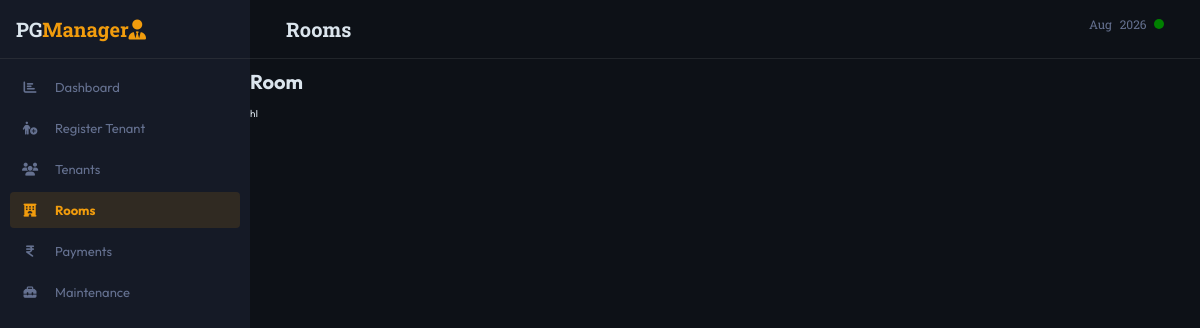
Before: /room with the older database file.
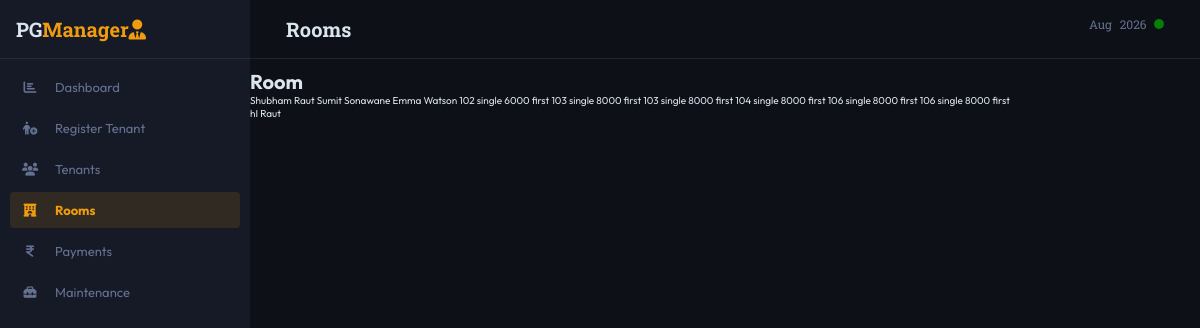
After: the same page with the newer database file.
### dashboard/models.py (models this page shows, shortened)
class Tenant(models.Model):
    firstname = models.CharField(max_length=100, null=False, blank=False)
    lastname = models.CharField(max_length=100, null=True, blank=True)
    phone_number = models.CharField(max_length=10, null=False, blank=False)
    email = models.EmailField(unique=True, null=True, blank=True)
    uid = models.CharField(unique=True, max_length=12, blank=False)
    gender = models.CharField(max_length=10)
    status = models.CharField(max_length=100, null=False, blank=False, default="Active")
    emg_contact_name = models.CharField(max_length=100, null=False, blank=False)
    emg_contact = models.CharField(max_length=10, null=True, blank=True)
    address = models.ForeignKey(Address, on_delete=models.PROTECT, null=False, blank=False)
    room = models.ForeignKey(Room,on_delete=models.PROTECT, null=False, blank=False)
    move_in_date = models.DateField(null=False, blank=False)
    security_deposit = models.DecimalField(max_digits=10, decimal_places=2)
    adv_rent = models.DecimalField(max_digits=10, decimal_places=2)
    notes = models.TextField(max_length=1000, blank=True)
    slug = models.SlugField(unique=True, default=uuid.uuid4, editable=False)

class Room(models.Model):
    number = models.CharField(max_length=10, null=False, blank=False)
    sharing_type = models.CharField(max_length=10)
    rent = models.CharField(max_length=100000)
    floor = models.CharField(max_length=50)

### dashboard/views.py (the view)
# urls.py: path("room", views.room, name="room"),
def room(request):
    tenant = Tenant.objects.all()
    room = Room.objects.all()
    return render(request, "dashboard/room.html", {
        "tenant": tenant,
        "room": room
    })

### dashboard/templates/dashboard/room.html (shortened to what this page needs)
{% extends "base.html" %}
{% load static %}
{% block css_file %}
    <link rel="stylesheet" href="{% static "dashboard/room.css" %}">
{% endblock css_file %}
{% block content %}
<main>
    <header class="page-header">
        <div class="header-title header-box">
            <h2>Rooms</h2>
        </div>
        <div class="header-date header-box">
            <span>{% now "M Y" %}</span>
            <span class="status-dot"></span>
        </div>
    </header>
</main>
<h1>Room</h1>
{% for t_info in tenant %}
    {{ t_info.firstname }}
    {{ t_info.lastname }}
{% endfor %}
{% for r_info in room %}
    {{ r_info.number }}
    {{ r_info.sharing_type }}
    {{ r_info.rent }}
    {{ r_info.floor }}
{% endfor %}
<br>
hI
{{ room.0.tenant_set.all.0.lastname}}
{% endblock content %}

Changed rows visible on the page:
added Tenant: firstname "Shubham", lastname "Raut"
added Tenant: firstname "Sumit", lastname "Sonawane"
added Tenant: firstname "Emma", lastname "Watson"
added Room: number "102", sharing_type "single", rent "6000", floor "first", id.lastname "Raut"
added Room: number "103", sharing_type "single", rent "8000", floor "first"
added Room: number "103", sharing_type "single", rent "8000", floor "first"
added Room: number "104", sharing_type "single", rent "8000", floor "first"
added Room: number "106", sharing_type "single", rent "8000", floor "first"
added Room: number "106", sharing_type "single", rent "8000", floor "first"
